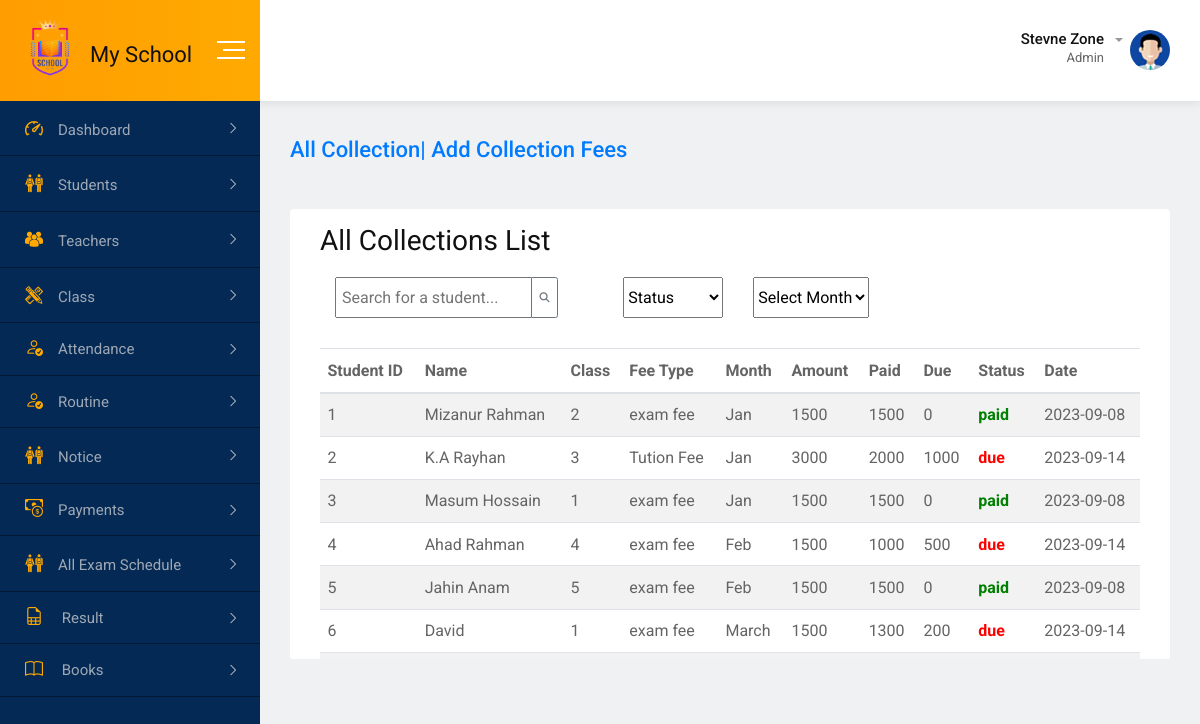
The page /admin/all_collections.php on the database its author committed.
### tables this page shows
CREATE TABLE `student_fees_collection` (
  `id` int(11) NOT NULL,
  `st_id` int(11) NOT NULL,
  `st_name` varchar(100) NOT NULL,
  `class` int(11) NOT NULL,
  `expense_type` varchar(50) NOT NULL,
  `month` varchar(10) NOT NULL,
  `amount` int(11) NOT NULL,
  `paid` int(11) NOT NULL,
  `due` int(11) NOT NULL,
  `status` varchar(50) NOT NULL,
  `date` date NOT NULL
);

### admin/all_collections.php (the view, shortened to what this page needs)
<?php
include_once("../includes/db_config.php");
$sql = "SELECT * FROM student_fees_collection";
$result = $db->query($sql);
?>
<?php include_once("../includes/index_header.php"); ?>
<body>
    <?php include_once("../includes/index_sidebar.php"); ?>
    <div class="dashboard-content-one">
        <div class="breadcrumbs-area">
            <h3><a href="add_collection.php" class="">All Collection| Add Collection fees</a></h3>
        </div>
        <div class="card" id="tableid">
            <div class="card-body">
                <h2>All Collections List</h2>
                <div class="table-top">
                    <div class="input-group col-md-4">
                        <input class="p-2" type="text" id="searchInput" placeholder="Search for a student...">
                        <span class="input-group-append">
                            <button class="btn btn-outline-secondary" type="button">
                                <i class="fa fa-search"></i>
                            </button>
                        </span>
                    </div>
                    <select id="statusFilter">
                        <option value="all">Status</option>
                    </select>
                    <select id="monthFilter">
                        <option value="all">Select Month</option>
                    </select>
                </div>
                <table class="table table-striped bg-white">
                    <thead>
                        <tr>
                            <th>Student ID</th>
                            <th>Name</th>
                            <th>Class</th>
                            <th>Fee Type</th>
                            <th>Month</th>
                            <th>Amount</th>
                            <th>Paid</th>
                            <th>Due</th>
                            <th>Status</th>
                            <th>Date</th>
                        </tr>
                    </thead>
                    <tbody>
                        <?php while ($row = $result->fetch_assoc()) {
                        ?>
                            <tr>
                                <td><?php echo $row["st_id"]; ?></td>
                                <td><?php echo $row["st_name"]; ?></td>
                                <td><?php echo $row["class"]; ?></td>
                                <td><?php echo $row["expense_type"]; ?></td>
                                <td><?php echo $row["month"]; ?></td>
                                <td><?php echo $row["amount"]; ?></td>
                                <td><?php echo $row["paid"]; ?></td>
                                <td><?php echo $row["due"]; ?></td>
                                <td class="status-cell"><?php echo $row['status']; ?></td>
                                <td><?php echo $row['date']; ?></td>
                            </tr>
                        <?php } ?>
                    </tbody>
                </table>
            </div>
        </div>
        <?php include_once("../includes/index_footer.php"); ?>
</body>
</html>

### assets/css/main.css (style rules this page uses)
html { color: #222; font-size: 1em; line-height: 1.4; }

### admin/all_collections.php (style rules this page uses)
#tableid { height: 450px; overflow: scroll; }
#statusFilter { width: 100px; }
.table-top { display: flex; gap: 30px; margin-bottom: 30px; }
.green { color: green; font-weight: bold; }
.red { color: red; font-weight: bold; }

### rows shown on the page
student_fees_collection: st "1", st_name "Mizanur Rahman", class "2", expense_type "exam fee", month "Jan", amount "1500", paid "1500", due "0", status "paid", date "2023-09-08"
student_fees_collection: st "2", st_name "K.A Rayhan", class "3", expense_type "Tution Fee", month "Jan", amount "3000", paid "2000", due "1000", status "due", date "2023-09-14"
student_fees_collection: st "3", st_name "Masum Hossain", class "1", expense_type "exam fee", month "Jan", amount "1500", paid "1500", due "0", status "paid", date "2023-09-08"
student_fees_collection: st "4", st_name "Ahad Rahman", class "4", expense_type "exam fee", month "Feb", amount "1500", paid "1000", due "500", status "due", date "2023-09-14"
student_fees_collection: st "5", st_name "Jahin Anam", class "5", expense_type "exam fee", month "Feb", amount "1500", paid "1500", due "0", status "paid", date "2023-09-08"
student_fees_collection: st "6", st_name "David", class "1", expense_type "exam fee", month "March", amount "1500", paid "1300", due "200", status "due", date "2023-09-14"
